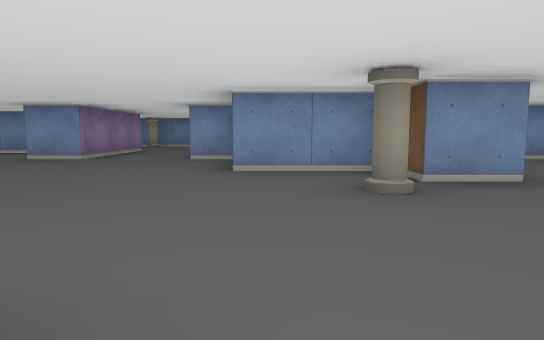
[1] (above)

23 first-person views from a walk through a cub3D ray-caster map. The camera is about half as high as the walls, tilts 6° down and sees 75° across. The floor is counted in squares. Each view is taken from the middle of a square. On the plan, view 1 faces up. The plan holds only what a view shows up to about 9 squares ahead; the rest is blank.

[2]
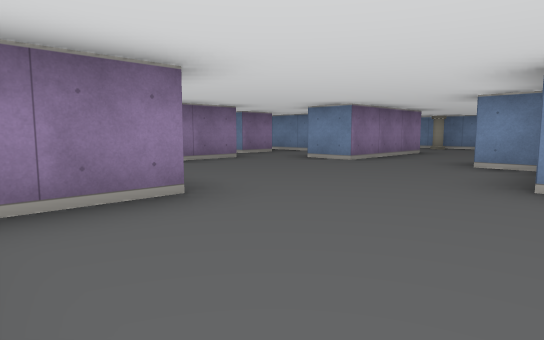

[3]
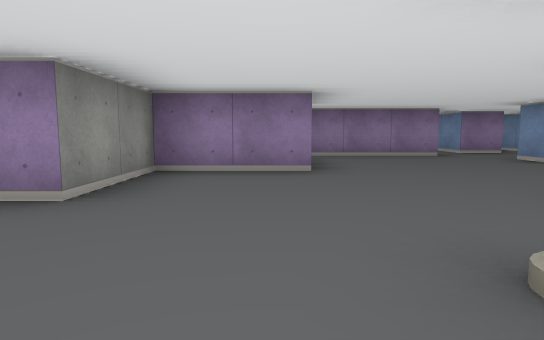

[4]
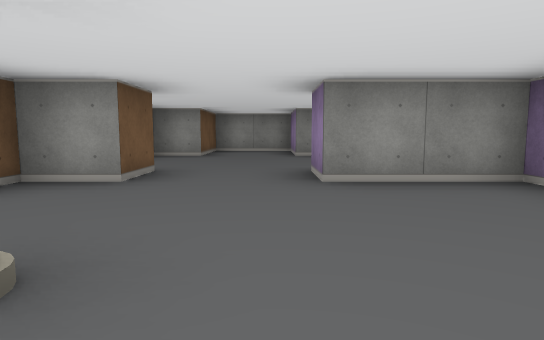

[5]
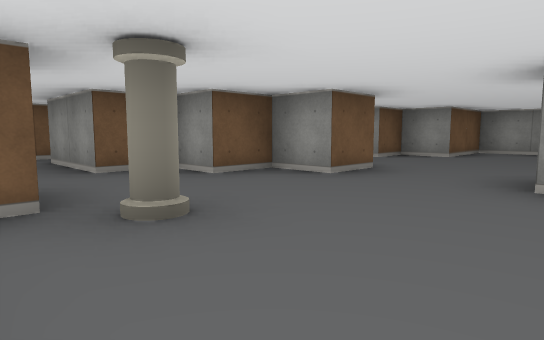

[6]
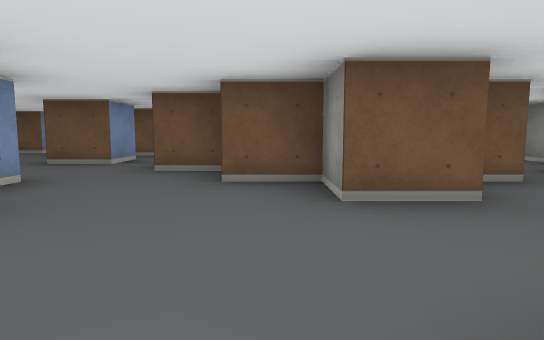

[7]
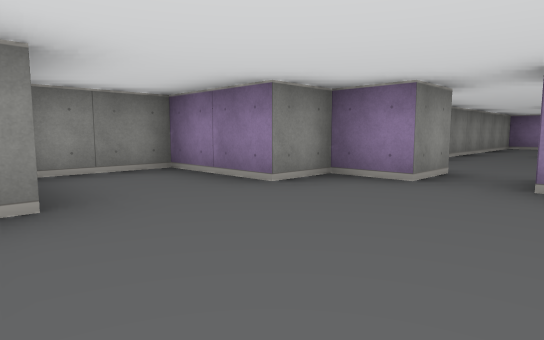

[8]
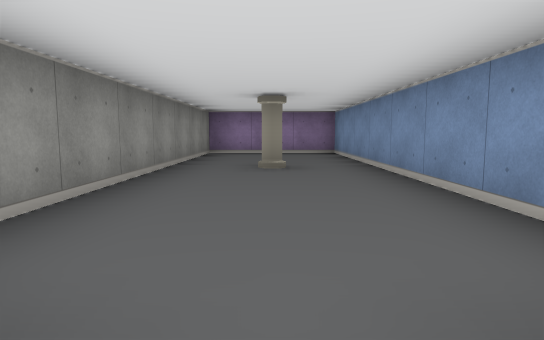

[9]
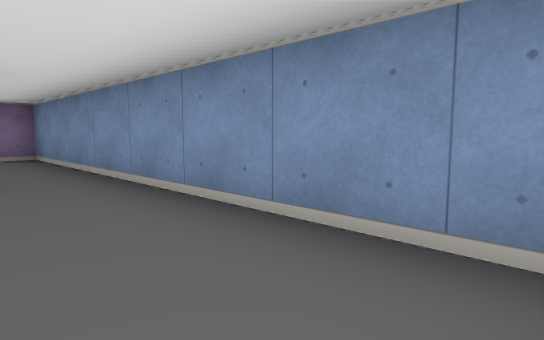

[10]
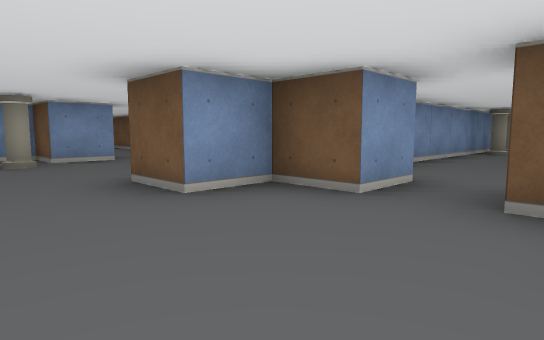

[11]
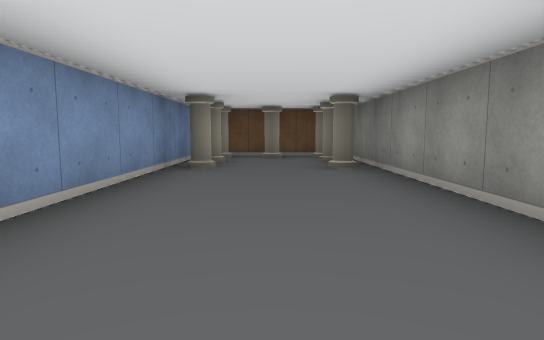

[12]
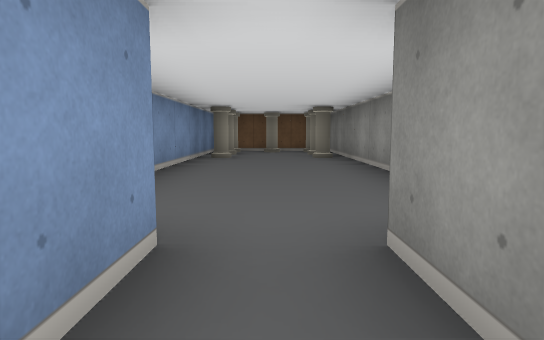

[13]
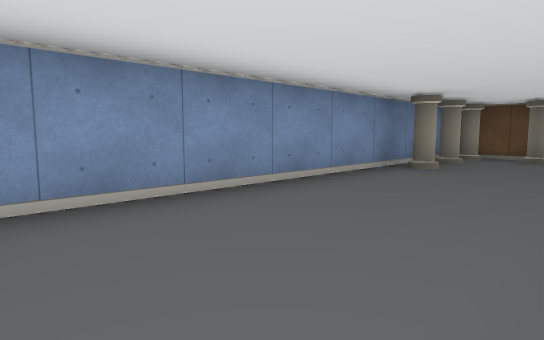

[14]
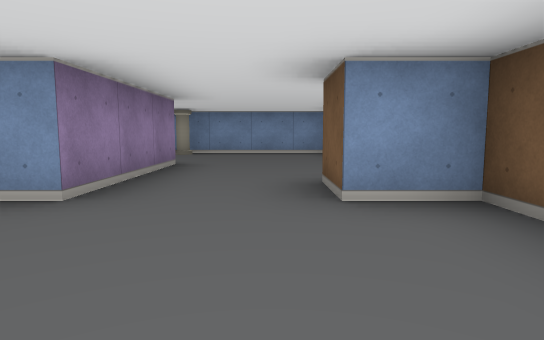

[15]
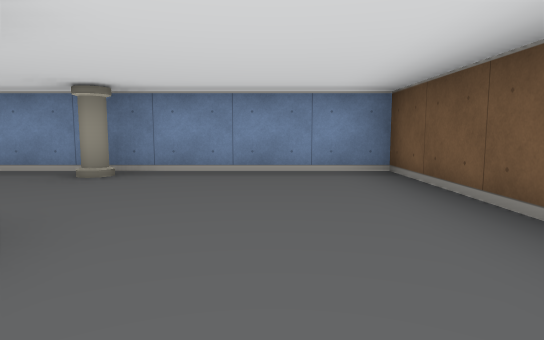

[16]
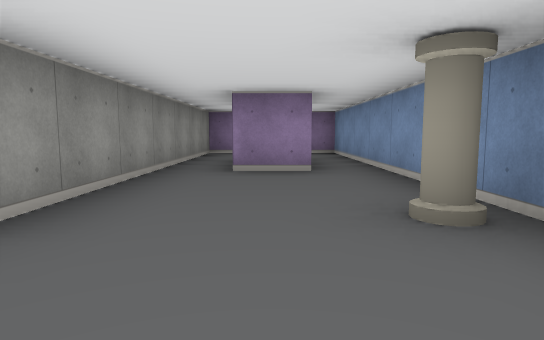

[17]
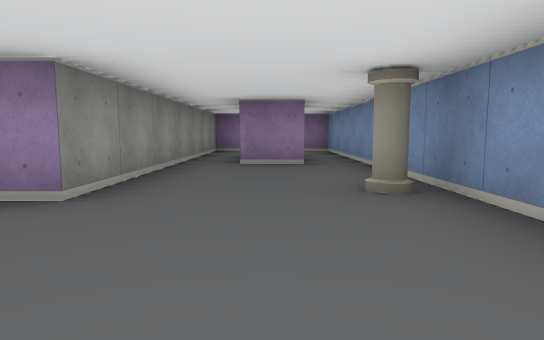

[18]
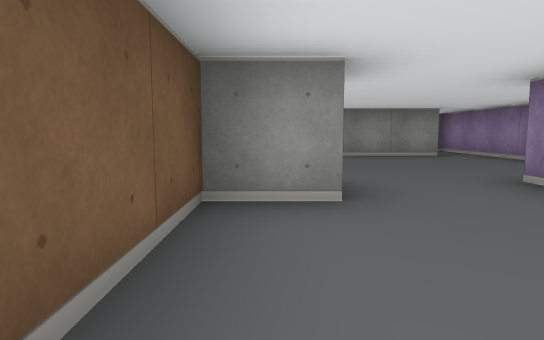

[19]
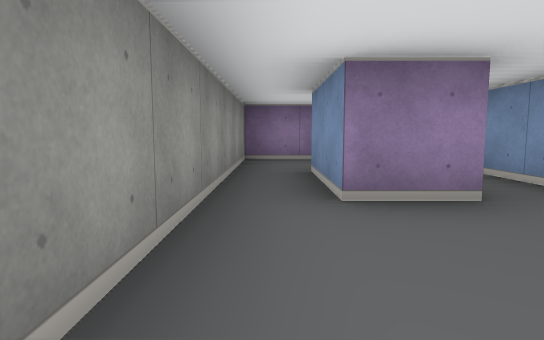

[20]
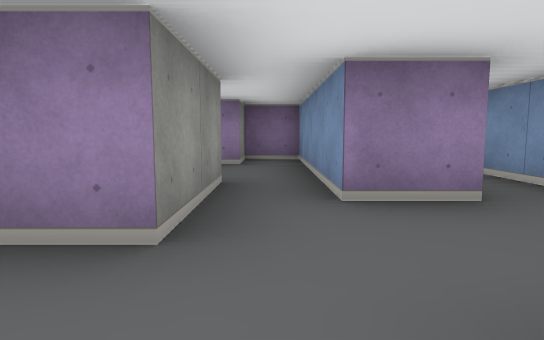

[21]
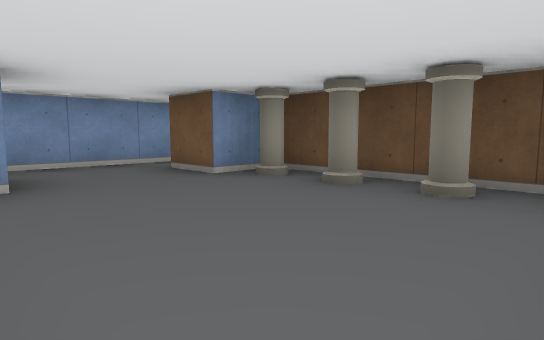

[22]
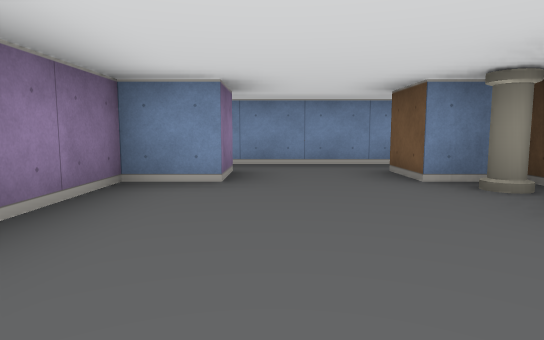

[23]
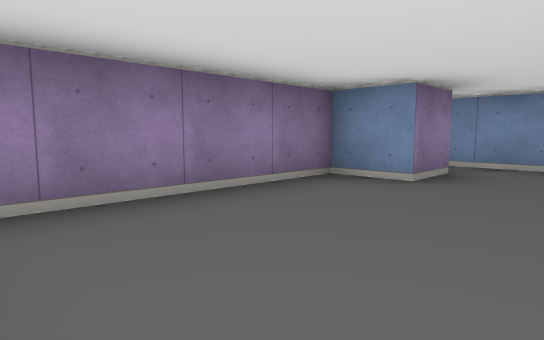

### Floor plan
Ten units are one square. View 1 is at (0, 0); x grows to the right and y downward. Boxes are objects, and circles mark ways between rooms. Rooms are numbered by the first view taken in them; rooms with no view inside come last. Other rooms are left out.
<svg viewBox="-110 -130 230 190">
<path fill="none" stroke="#000" d="M-46 -25 -25 -25 -25 -5 -5 -5 -5 5M-5 -59 -5 -65 -15 -65M-35 -65 -45 -65M26 -35 15 -35 15 -45 -5 -45M15 5 15 -5 25 -5 25 -15M-65 -55 -55 -55 -55 -9M-15 25 -15 35 -5 35 -5 55 15 55 15 35 25 35 25 25M25 15 25 5 15 5M-31 5 -105 5 -105 35 -39 35M-26 25 -15 25M48 35 111 35M36 15 25 15M110 5 42 5M25 25 35 25M115 30 115 6M-15 -65 -15 -75 -5 -75 -5 -125 -65 -125M-65 -116 -65 -105 -85 -105M-85 -95 -35 -95 -35 -65M-95 -45 -105 -45 -105 -12M-65 -14 -65 -45 -75 -45M-65 -125 -105 -125 -105 -105M-75 -45 -75 -55 -65 -55M-65 -65 -105 -65 -105 -55 -95 -55 -95 -45M-65 -76 -65 -65M-59 -85 -82 -85M-105 -105 -105 -95 -85 -95"/>
<rect x="5" y="-35" width="10" height="10" fill="#bbb"><title>pillar</title></rect>
<rect x="-75" y="15" width="10" height="10" fill="#bbb"><title>pillar</title></rect>
<rect x="85" y="25" width="10" height="10" fill="#bbb"><title>pillar</title></rect>
<rect x="85" y="5" width="10" height="10" fill="#bbb"><title>pillar</title></rect>
<rect x="95" y="25" width="10" height="10" fill="#bbb"><title>pillar</title></rect>
<rect x="95" y="5" width="10" height="10" fill="#bbb"><title>pillar</title></rect>
<rect x="105" y="25" width="10" height="10" fill="#bbb"><title>pillar</title></rect>
<rect x="105" y="15" width="10" height="10" fill="#bbb"><title>pillar</title></rect>
<rect x="105" y="5" width="10" height="10" fill="#bbb"><title>pillar</title></rect>
<rect x="-45" y="-125" width="10" height="10" fill="#bbb"><title>pillar</title></rect>
<rect x="-75" y="-25" width="10" height="10" fill="#bbb"><title>pillar</title></rect>
<rect x="-75" y="-35" width="10" height="10" fill="#bbb"><title>pillar</title></rect>
<rect x="-75" y="-45" width="10" height="10" fill="#bbb"><title>pillar</title></rect>
<circle cx="5" cy="0" r="3" fill="#2a7"/>
<circle cx="-25" cy="-65" r="3" fill="#2a7"/>
<circle cx="-70" cy="-60" r="3" fill="#2a7"/>
<circle cx="-55" cy="-70" r="3" fill="#2a7"/>
<circle cx="-20" cy="20" r="3" fill="#2a7"/>
<circle cx="30" cy="20" r="3" fill="#2a7"/>
<circle cx="-75" cy="-120" r="3" fill="#2a7"/>
<circle cx="-75" cy="-100" r="3" fill="#2a7"/>
<circle cx="-85" cy="-50" r="3" fill="#2a7"/>
<circle cx="-95" cy="-110" r="3" fill="#2a7"/>
<text x="-20" y="-30">1</text>
<text x="0" y="30">2</text>
<text x="-60" y="20">3</text>
<text x="70" y="20">4</text>
<text x="-30" y="-100">5</text>
<text x="-90" y="-30">6</text>
<text x="-90" y="-120">7</text>
<text x="-90" y="-60">8</text>
<text x="-70" y="-80">9</text>
<text x="-100" y="-100">10</text>
</svg>
Room 1 opens to room 2. Room 1 opens to room 5. Room 1 opens to room 8. Room 1 opens to room 9. Room 2 opens to room 3. Room 2 opens to room 4. Room 5 opens to room 7. Room 5 opens to room 10. Room 6 opens to room 8. Room 7 opens to room 10.

Where each view was taken, in squares from view 1:
view 1: 0 up, 0 right, facing up
view 2: 1 up, 0 right, facing up-left
view 3: 2 up, 2 right, facing left
view 4: 4 up, 0 right, facing down
view 5: 4 up, 1 left, facing down-right
view 6: 1 up, 1 left, facing right
view 7: 1 down, 2 right, facing down-left
view 8: 2 down, 2 left, facing left
view 9: 2 down, 3 left, facing up-left
view 10: 3 down, 0 right, facing up-right
view 11: 2 down, 4 right, facing right
view 12: 2 down, 2 right, facing right
view 13: 3 down, 4 right, facing up-right
view 14: 4 up, 2 left, facing up
view 15: 8 up, 2 left, facing up
view 16: 11 up, 2 left, facing left
view 17: 11 up, 1 left, facing left
view 18: 10 up, 1 left, facing down
view 19: 10 up, 4 left, facing left
view 20: 6 up, 4 left, facing left
view 21: 1 up, 10 left, facing up-right
view 22: 1 up, 9 left, facing up
view 23: 1 up, 8 left, facing up-left
